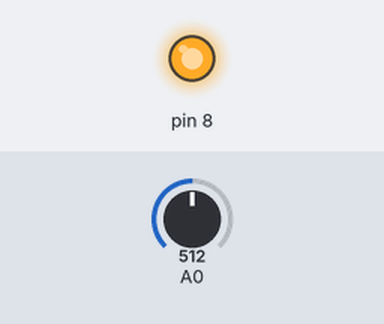
Bench run of a sketch on a simulated Arduino Uno, built with avr-gcc and run on an emulated ATmega328P. Shown: output pins drawn as LEDs (lit = HIGH). The inputs (shaded band) are chosen by the test bench; at power-on: A0 = 512.

Above: at 1.2 s.
1.3 s: A0 set to 503
At 1.8 s:
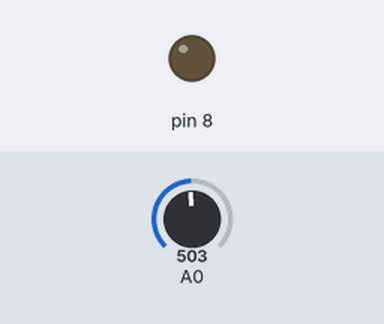
2.8 s: A0 set to 716
At 4.0 s:
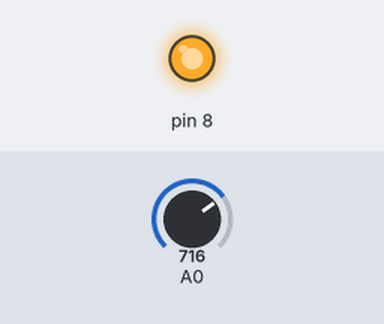
4.3 s: A0 set to 511
At 5.1 s:
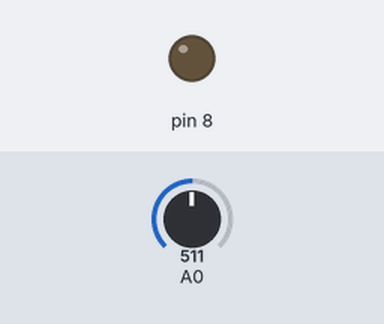
Timing chart, 0 to 7.3 s (numbered marks = the images above; inputs shaded):
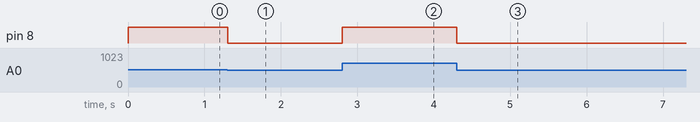

The sketch:

pwm_in.ino
```cpp
/*
 作者:暴走的阿Sai
 时间：2016年9月9日
 发表地址：[url]www.t-firefly.com[/url]
 程序说明：
 用电位器控制LED作呼吸灯
 */
void setup() {
  // 初始化引脚8为输出
  pinMode(8, OUTPUT);
}

// the loop function runs over and over again forever
void loop() {
  int val,bl;
  val=analogRead(0); //读取模拟接口0
  bl=val/4;//将读取的数值转化为0~255的范围
  analogWrite(8, bl);   // 设置引脚8输出0到3V
  delay(10);              // 延迟10毫秒

}
```

Measured:
- the behaviour switches between 512 and 511 on A0 (found by bisection; images 0 and 1)
- after the input at 1.3 s, pin 8: HIGH → LOW at once
- after the input at 2.8 s, pin 8: LOW → HIGH at once
- after the input at 4.3 s, pin 8: HIGH → LOW at once
